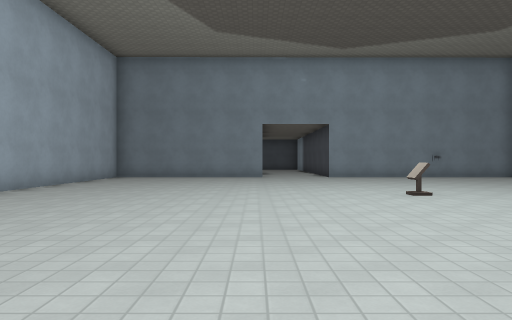
view 1 (above)

19 first-person views from a walk through a level from a Godot 3-D game. The camera is 1.3 m above the floor, looks level and sees 70° across. The floor is counted in squares, 2 m on a side. Each view is taken from the middle of a square. On the plan, view 1 faces up. The plan holds only what a view shows up to about 11 squares ahead; the rest is blank. The place goes on beyond the plan. Flat picture figures and markers are left out. Characters and animated objects are left out. Surface patterns are stand-ins for the level's own textures.

view 2
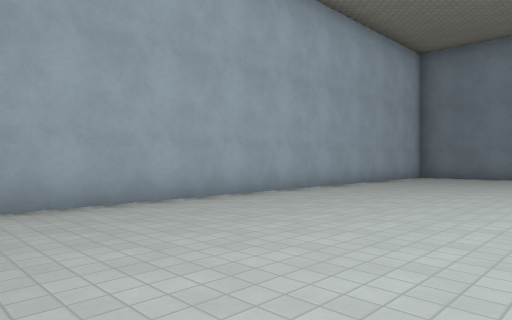

view 3
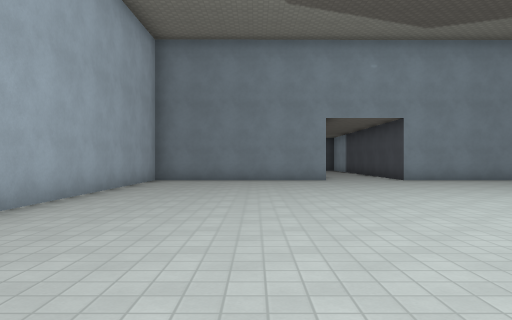

view 4
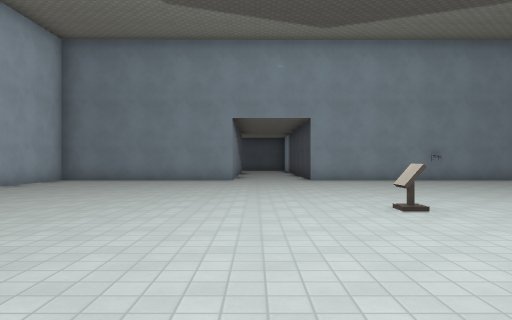

view 5
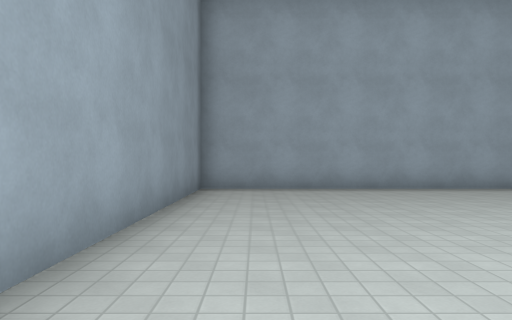

view 6
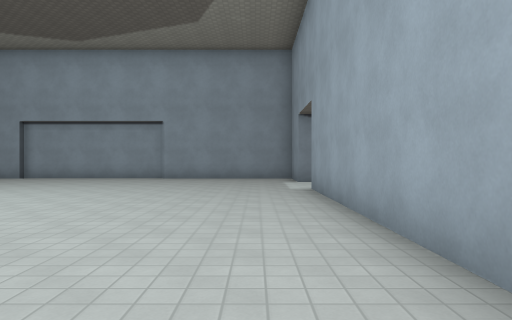

view 7
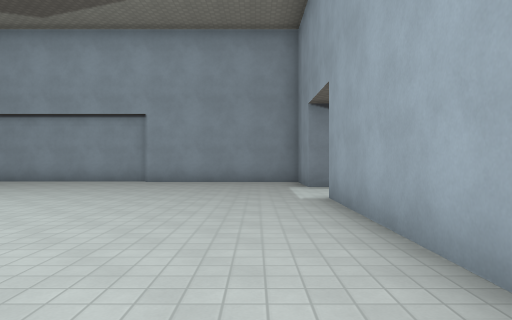

view 8
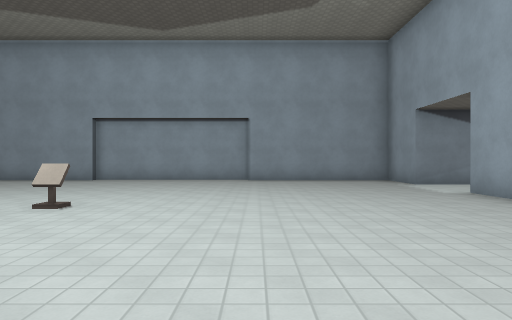

view 9
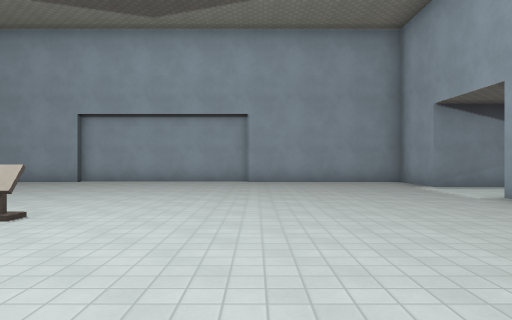

view 10
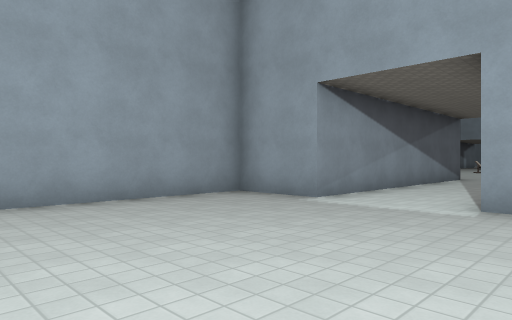

view 11
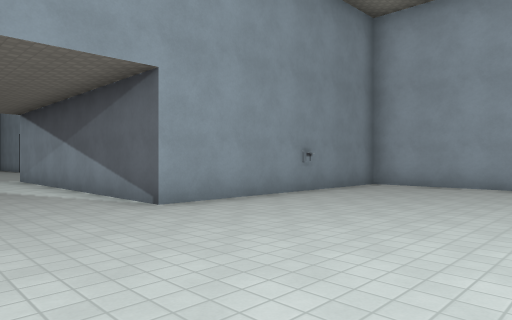

view 12
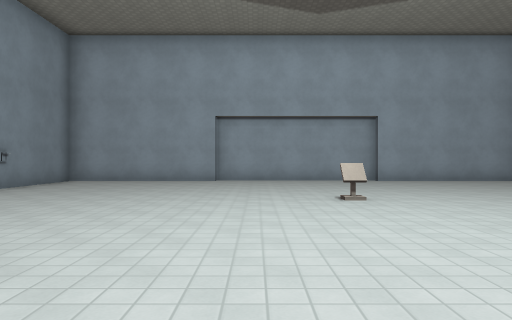

view 13
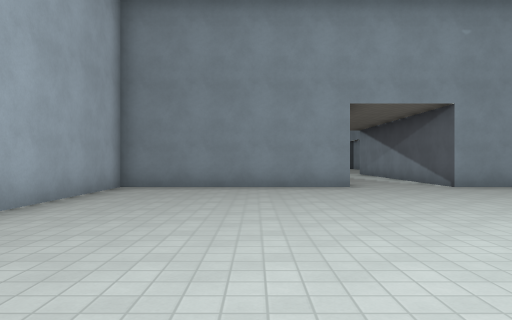

view 14
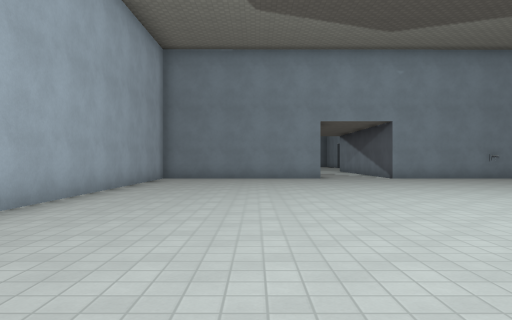

view 15
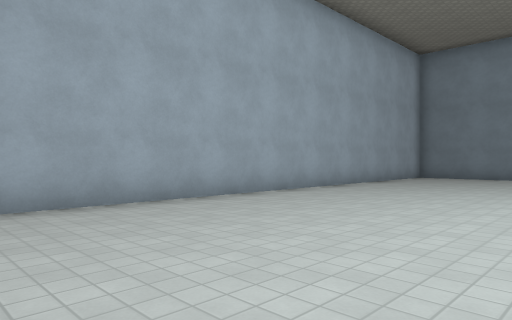

view 16
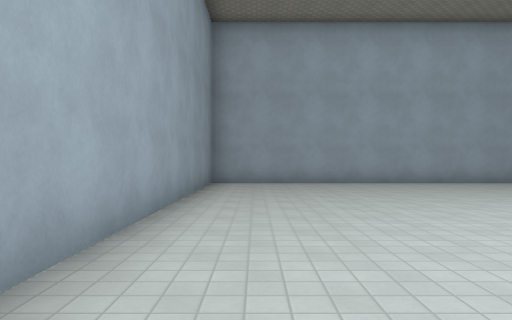

view 17
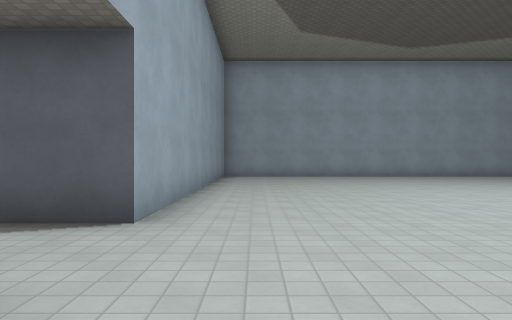

view 18
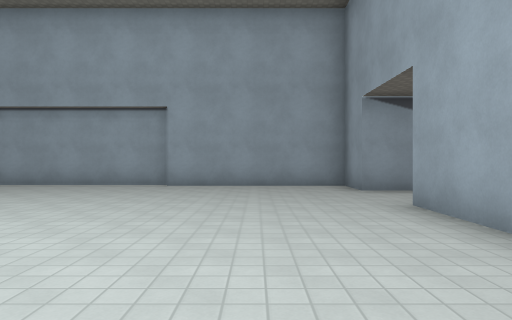

view 19
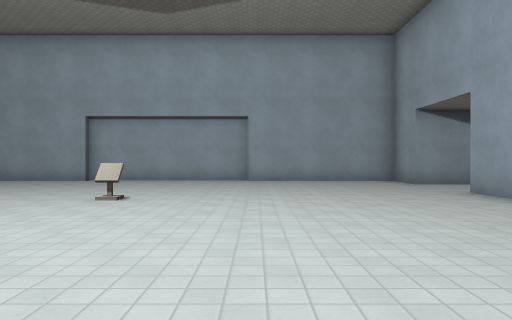

### Floor plan
Points are (right, up) in squares from view 1. A wall is a line through its corners. A room is listed if a view was taken in it or the views show most of it. See-through windows are left out.
Room 1 (views 1, 2, 3, 4, 5, 6, 7, 8, 9, 10)
walls: (9.7, 9.1) (9.7, 11.6); (10, 4.2) (10, 9.2); (7.8, -0.3) (9.7, -0.3) (9.7, 4.3); (-5.2, 13) (-5.2, -0.3) (5.2, -0.3)
ways out: opening at (6.5, 0) to room 2
objects: other object (3, 7)
Room 2 (views 11, 12, 13, 14, 15, 16, 17, 18, 19)
walls: (5.2, -8.3) (-0.2, -8.3) (-0.2, -22.2) (10.3, -22.2) (10.3, -23.6); (14.5, -17.8) (14.5, -13.2); (14.3, -11.4) (14.3, -8.3) (7.8, -8.3) (7.8, -0.3); (12.8, -23.8) (12.8, -22.2) (14.3, -22.2) (14.3, -17.7)
ways out: opening at (6.5, 0) to room 1
objects: other object (9, -16)

Positions as (right, up) in squares from view 1, and headings:
1: (0, 0), facing up
2: (0, 0), facing up-left
3: (-2, 2), facing up
4: (1, 2), facing up
5: (3, 1), facing left
6: (-3, 1), facing right
7: (-1, 1), facing right
8: (-2, 4), facing right
9: (-1, 4), facing right
10: (4, 5), facing down-right
11: (5, -13), facing up-right
12: (3, -14), facing right
13: (3, -17), facing up
14: (3, -21), facing up
15: (5, -22), facing up-left
16: (10, -21), facing left
17: (14, -21), facing left
18: (5, -20), facing right
19: (3, -18), facing right
